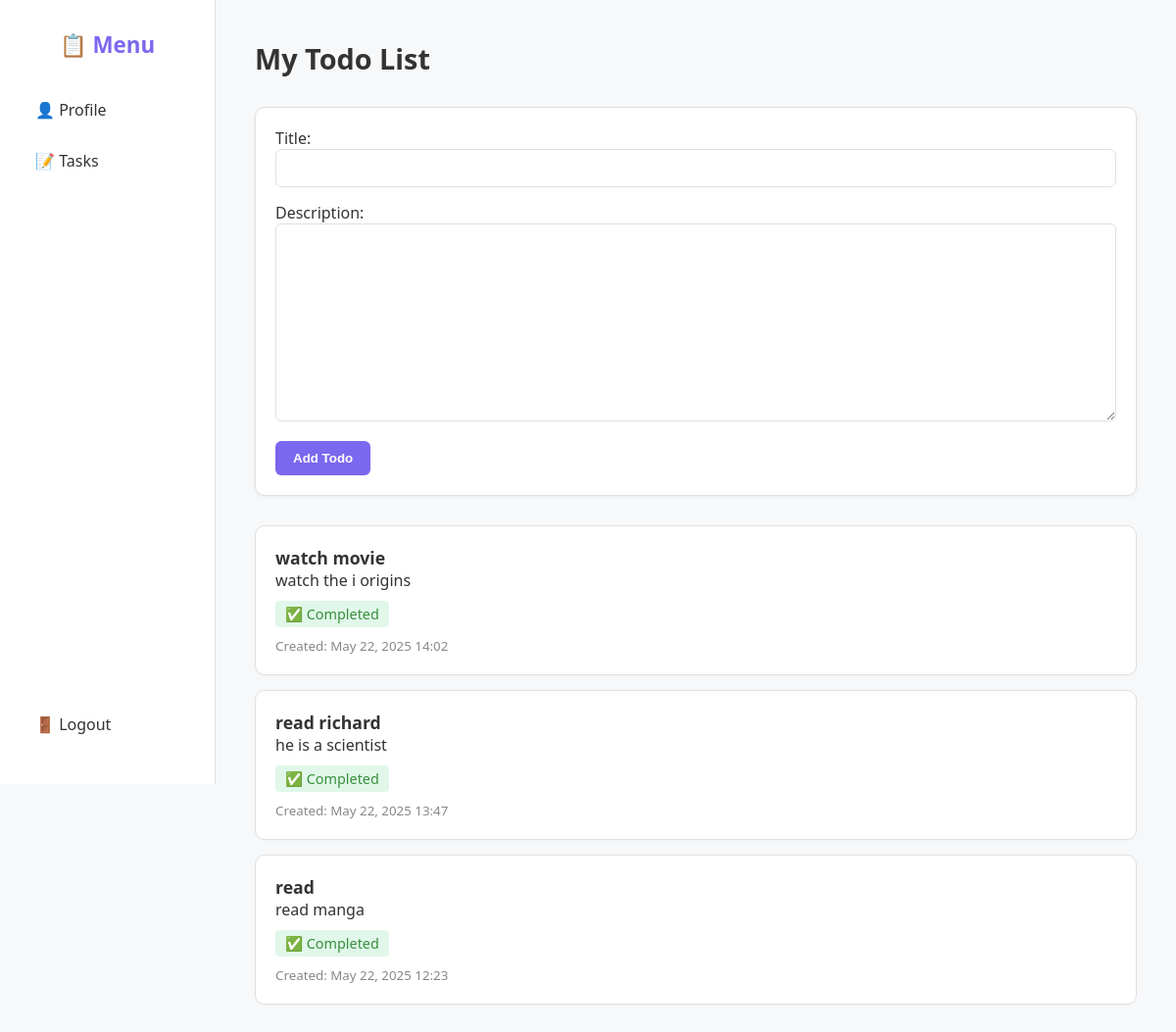
The page / on the database its author committed.
### todos/models.py (models this page shows, shortened)
class Todo(models.Model):
    title = models.CharField(max_length=200)
    description = models.TextField()
    completed = models.BooleanField(default=False)
    created_at = models.DateTimeField(auto_now_add=True)
    updated_at = models.DateTimeField(auto_now=True)

### todos/views.py (the view)
# urls.py: 2. Add a URL to urlpatterns:  path('', views.home, name='home')
def home(request):
    if request.method == 'POST':
        form = TodoForm(request.POST)
        if form.is_valid():
            form.save()
            return redirect('home')
    else:
        form = TodoForm()
    todos = Todo.objects.all().order_by('-created_at')
    return render(request, 'todos/home.html', {'form': form, 'todos': todos})

### todos/forms.py
class TodoForm(forms.ModelForm):
    class Meta:
        model = Todo
        fields = ['title', 'description'] #'completed'

### todos/templates/todos/home.html (shortened to what this page needs)
<!DOCTYPE html>
<html lang="en">
<head>
</head>
<body>
<div class="sidebar">
  <div class="menu-top">
    <h2>📋 Menu</h2>
    <a href="{% url 'profile' %}">👤 Profile</a>
    <a href="{% url 'home' %}">📝 Tasks</a>
  </div>
  <div class="logout-bottom">
    <a href="{% url 'logout' %}">🚪 Logout</a>
  </div>
</div>
  <div class="main-content">
    <h1>My Todo List</h1>
    <form method="POST">
      {{ form.as_p }}
      <button type="submit">Add Todo</button>
    </form>
    <ul>
      {% for todo in todos %}
        <li>
          <strong>{{ todo.title }}</strong>
          <p>{{ todo.description }}</p>
          <span class="status {% if todo.completed %}completed{% else %}pending{% endif %}">
            {% if todo.completed %}
              ✅ Completed
            {% else %}
              ⏳ Pending
            {% endif %}
          </span>
          <small>Created: {{ todo.created_at|date:"M d, Y H:i" }}</small>
        </li>
      {% empty %}
        <li>No todos yet.</li>
      {% endfor %}
    </ul>
  </div>
</body>
</html>

### todos/templates/todos/home.html (style rules this page uses)
:root { --primary: #7b68ee; --bg: #f7f8fa; --text: #333; --muted: #888; --sidebar-bg: #ffffff; --card-bg: #ffffff; --border: #e0e0e0; }
* { box-sizing: border-box; margin: 0; padding: 0; }
body { font-family: 'Segoe UI', Tahoma, sans-serif; background-color: var(--bg); color: var(--text); display: flex; }
.sidebar { width: 220px; background-color: var(--sidebar-bg); border-right: 1px solid var(--border); padding: 30px 20px; height: 100vh; position: fixed; display: flex; flex-direction: column; justify-content: space-between; }
.menu-top a, .logout-bottom a { display: block; padding: 10px 16px; color: var(--text); text-decoration: none; border-radius: 6px; margin-bottom: 10px; transition: background 0.2s ease; }
.sidebar h2 { font-size: 1.4rem; font-weight: 600; margin-bottom: 30px; color: var(--primary); text-align: center; }
.sidebar a { display: block; padding: 10px 16px; color: var(--text); text-decoration: none; border-radius: 6px; margin-bottom: 10px; transition: background 0.2s ease; }
.main-content { margin-left: 220px; padding: 40px; width: 100%; }
h1 { font-size: 1.8rem; font-weight: 600; margin-bottom: 30px; }
form { background: var(--card-bg); padding: 20px; border-radius: 10px; box-shadow: 0 1px 4px rgba(0, 0, 0, 0.05); margin-bottom: 30px; border: 1px solid var(--border); }
input[type="text"], textarea { width: 100%; padding: 10px; margin-bottom: 15px; border: 1px solid var(--border); border-radius: 6px; font-size: 0.95rem; }
button { background-color: var(--primary); color: white; border: none; padding: 10px 18px; border-radius: 6px; font-weight: 600; cursor: pointer; transition: background 0.3s ease; }
ul { list-style: none; margin-top: 20px; }
li { background: var(--card-bg); border: 1px solid var(--border); border-radius: 10px; padding: 20px; margin-bottom: 15px; box-shadow: 0 1px 3px rgba(0, 0, 0, 0.03); }
li strong { font-size: 1.1rem; }
.status { display: inline-block; margin-top: 10px; font-size: 0.9rem; padding: 4px 10px; border-radius: 4px; }
.completed { background-color: #e0f7e9; color: #388e3c; }
small { display: block; margin-top: 10px; color: var(--muted); }

### rows shown on the page
Todo: title "watch movie", description "watch the i origins", completed "✅ Completed", created_at "May 22, 2025 14:02"
Todo: title "read richard", description "he is a scientist", completed "✅ Completed", created_at "May 22, 2025 13:47"
Todo: title "read", description "read manga", completed "✅ Completed", created_at "May 22, 2025 12:23"
